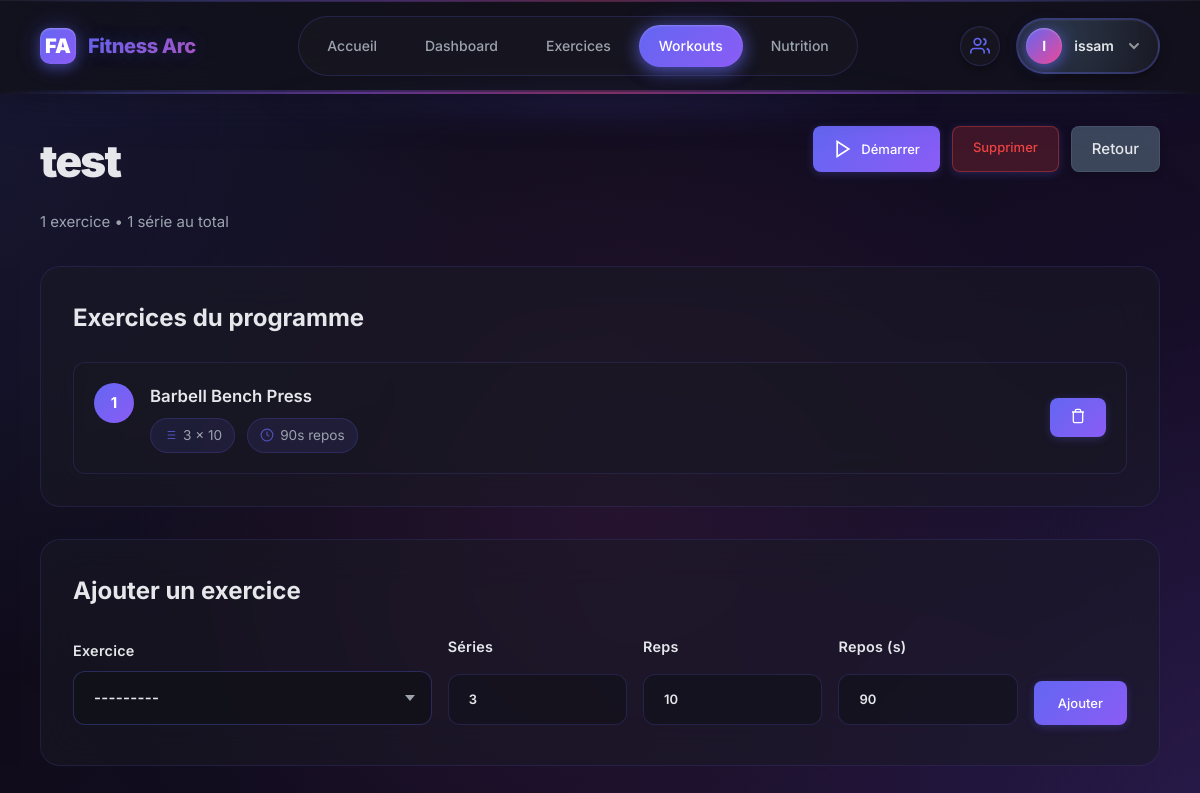
The page /workouts/templates/9005/ (signed in) on the database its author committed.
### workouts/models.py (models this page shows, shortened)
class WorkoutTemplate(models.Model):
    owner = models.ForeignKey(User, on_delete=models.CASCADE, related_name="workout_templates")
    name = models.CharField(max_length=200)
    is_public = models.BooleanField(default=False)
    created_at = models.DateTimeField(auto_now_add=True)

class TemplateItem(models.Model):
    template = models.ForeignKey(WorkoutTemplate, on_delete=models.CASCADE, related_name="items")
    exercise = models.ForeignKey(Exercise, on_delete=models.CASCADE)
    order = models.PositiveIntegerField(default=0)
    sets = models.PositiveIntegerField(default=3)
    reps = models.PositiveIntegerField(default=10)
    rest_seconds = models.PositiveIntegerField(default=90)
    notes = models.TextField(blank=True)
    class Meta: ordering = ["order"]

class Exercise(models.Model):
    MUSCLE = [
        ("chest","Pecs"), ("back","Dos"), ("legs","Jambes"),
        ("shoulders","Épaules"), ("arms","Bras"), ("core","Abdos"), ("fullbody","Corps complet")
    ]
    EQUIP = [("barbell","Barre"),("dumbbell","Haltères"),
             ("machine","Machine"),("cable","Poulie"),("bodyweight","Poids du corps")]
    name = models.CharField(max_length=200, unique=True)
    slug = models.SlugField(unique=True)
    muscle_group = models.CharField(max_length=20, choices=MUSCLE)
    equipment = models.CharField(max_length=20, choices=EQUIP)
    difficulty = models.PositiveSmallIntegerField(default=3)
    description = models.TextField(blank=True)
    image = models.ImageField(upload_to='exercises/', blank=True, null=True, help_text="Image de démonstration")
    def __str__(self): return self.name

### workouts/views.py (the view)
# urls.py: path("templates/<int:pk>/", views.template_detail, name="template_detail"),
@login_required
def template_detail(request, pk):
    tpl = get_object_or_404(WorkoutTemplate, pk=pk)
    is_owner = tpl.owner == request.user
    if request.method == "POST":
        if not is_owner:
            messages.error(request, "Vous ne pouvez pas modifier un template public.")
            return redirect("workouts:template_detail", pk=tpl.pk)
        form = TemplateItemForm(request.POST)
        if form.is_valid():
            item = form.save(commit=False)
            item.template = tpl
            last = tpl.items.aggregate(m=Max("order"))["m"] or 0
            item.order = last + 1
            item.save()
            messages.success(request, "Exercice ajouté au template.")
            return redirect("workouts:template_detail", pk=tpl.pk)
    else:
        form = TemplateItemForm()
    ctx = {
        "template": tpl,
        "form": form,
        "items": tpl.items.select_related("exercise"),
        "is_owner": is_owner
    }
    return render(request, "workouts/template_detail.html", ctx)

### workouts/forms.py
class TemplateItemForm(forms.ModelForm):
    class Meta:
        model = TemplateItem
        fields = ["exercise", "sets", "reps", "rest_seconds"]
        widgets = {
            "sets": forms.NumberInput(attrs={"min": 1}),
            "reps": forms.NumberInput(attrs={"min": 1}),
            "rest_seconds": forms.NumberInput(attrs={"min": 0}),
        }
    def __init__(self, *args, **kwargs):
        super().__init__(*args, **kwargs)
        self.fields["exercise"].queryset = Exercise.objects.all().order_by("name")

### accounts/context_processors.py (called while the page is built)
def friends_requests_count(request):
    if request.user.is_authenticated:
        count = Friendship.objects.filter(to_user=request.user, status='pending').count()
        return {'pending_requests_count': count}
    return {'pending_requests_count': 0}

### workouts/templates/workouts/template_detail.html (shortened to what this page needs)
{% extends "base.html" %}
{% block content %}
<div style="display:flex;justify-content:space-between;align-items:start;margin-bottom:2rem;flex-wrap:wrap;gap:1rem">
  <div>
    <div style="display:flex;align-items:center;gap:1rem;margin-bottom:0.75rem">
      <h1 style="margin:0">{{ template.name }}</h1>
    </div>
    <p style="color:var(--text-dim);margin:0">
      {{ items|length }} exercice{{ items|length|pluralize }} •
      {% with total_sets=items|length|add:"0" %}{{ total_sets }}{% endwith %} série{{ items|length|pluralize }} au total
    </p>
  </div>
  <div style="display:flex;gap:0.75rem;flex-wrap:wrap">
    <a href="{% url 'workouts:start_session' template.pk %}" class="btn" style="display:flex;align-items:center;gap:0.5rem">
      <svg width="20" height="20" viewBox="0 0 24 24" fill="none" stroke="currentColor" stroke-width="2">
        <polygon points="5 3 19 12 5 21 5 3"/>
      </svg>
      Démarrer
    </a>
    {% if is_owner %}
    <a href="{% url 'workouts:template_delete' template.pk %}" class="btn" style="background:rgba(239,68,68,0.2);border:1px solid rgba(239,68,68,0.4);color:var(--danger)">
      Supprimer
    </a>
    {% endif %}
    <a href="{% url 'workouts:template_list' %}" class="btn-secondary">
      Retour
    </a>
  </div>
</div>
<div class="card">
  <h3 style="margin:0 0 1.5rem">Exercices du programme</h3>
  {% if items %}
  <div style="display:flex;flex-direction:column;gap:1rem">
    {% for it in items %}
    <div class="exercise-item">
      <div class="exercise-order">{{ it.order }}</div>
      <div class="exercise-content">
        <div class="exercise-header">
          <h4 style="margin:0;font-size:1.05rem;font-weight:600">{{ it.exercise.name }}</h4>
          <div class="exercise-params">
            <span class="param-badge">
              <svg width="14" height="14" viewBox="0 0 24 24" fill="none" stroke="currentColor" stroke-width="2">
                <path d="M8 6h13M8 12h13M8 18h13M3 6h.01M3 12h.01M3 18h.01"/>
              </svg>
              {{ it.sets }} × {{ it.reps }}
            </span>
            <span class="param-badge">
              <svg width="14" height="14" viewBox="0 0 24 24" fill="none" stroke="currentColor" stroke-width="2">
                <circle cx="12" cy="12" r="10"/>
                <polyline points="12 6 12 12 16 14"/>
              </svg>
              {{ it.rest_seconds }}s repos
            </span>
          </div>
        </div>
        {% if is_owner %}
        <form method="post" action="{% url 'workouts:template_item_delete' template.pk it.pk %}" style="margin:0">
          <button type="submit" class="delete-btn" title="Supprimer">
            <svg width="16" height="16" viewBox="0 0 24 24" fill="none" stroke="currentColor" stroke-width="2">
              <polyline points="3 6 5 6 21 6"/>
              <path d="M19 6v14a2 2 0 0 1-2 2H7a2 2 0 0 1-2-2V6m3 0V4a2 2 0 0 1 2-2h4a2 2 0 0 1 2 2v2"/>
            </svg>
          </button>
        </form>
        {% endif %}
      </div>
    </div>
    {% endfor %}
  </div>
  {% else %}
  <div style="text-align:center;padding:2rem;background:rgba(99,102,241,0.05);border:1px dashed rgba(99,102,241,0.3);border-radius:12px">
    <p style="color:var(--text-dim);margin:0">Aucun exercice dans ce programme</p>
  </div>
  {% endif %}
</div>
{% if is_owner %}
<div class="card" style="margin-top:2rem">
  <h3 style="margin:0 0 1.5rem">Ajouter un exercice</h3>
  <form method="post" id="addItemForm">
    <div style="display:grid;grid-template-columns:2fr repeat(3,1fr) auto;gap:1rem;align-items:end">
      <label style="margin:0">
        <span style="display:block;margin-bottom:0.5rem;font-size:0.9rem;font-weight:600">Exercice</span>
        <div class="custom-select" data-searchable>
        </div>
      </label>
      <label style="margin:0">
        <span style="display:block;margin-bottom:0.5rem;font-size:0.9rem;font-weight:600">Séries</span>
        {{ form.sets }}
      </label>
      <label style="margin:0">
        <span style="display:block;margin-bottom:0.5rem;font-size:0.9rem;font-weight:600">Reps</span>
        {{ form.reps }}
      </label>
      <label style="margin:0">
        <span style="display:block;margin-bottom:0.5rem;font-size:0.9rem;font-weight:600">Repos (s)</span>
        {{ form.rest_seconds }}
      </label>
      <button class="btn" type="submit" style="padding:0.875rem 1.5rem;margin-bottom:0.5rem">
        Ajouter
      </button>
    </div>
  </form>
</div>
{% endif %}
{% endblock %}

### templates/base.html (shortened to what this page needs)
<!doctype html>
<html lang="fr">
<head>
</head>
<body>
<header>
  <nav>
    <div class="nav-brand">
      <div class="nav-brand-logo">FA</div>
      <div class="nav-brand-text">Fitness Arc</div>
    </div>
    <div class="nav-center">
      <a href="{% url 'common:index' %}" {% if request.resolver_match.url_name == 'index' and request.resolver_match.namespace == 'common' %}class="active"{% endif %}>Accueil</a>
      {% if user.is_authenticated %}
        <a href="{% url 'dashboard:index' %}" {% if request.resolver_match.namespace == 'dashboard' %}class="active"{% endif %}>Dashboard</a>
      {% endif %}
      <a href="{% url 'workouts:exercise_list' %}" {% if request.resolver_match.url_name == 'exercise_list' %}class="active"{% endif %}>Exercices</a>
      <a href="{% url 'workouts:template_list' %}" {% if request.resolver_match.url_name == 'template_list' or request.resolver_match.url_name == 'template_detail' %}class="active"{% endif %}>Workouts</a>
      <a href="{% url 'nutrition_today' %}" {% if 'nutrition' in request.path %}class="active"{% endif %}>Nutrition</a>
    </div>
    <div class="nav-right">
      {% if user.is_authenticated %}
        <div class="nav-friends-icon" style="position:relative">
          <a href="{% url 'accounts:friends_list' %}" style="display:flex;align-items:center;justify-content:center;width:40px;height:40px;border-radius:50%;background:rgba(26,26,36,0.6);border:1px solid rgba(99,102,241,0.2);transition:all 0.2s;text-decoration:none">
            <svg width="20" height="20" viewBox="0 0 24 24" fill="none" stroke="currentColor" stroke-width="2" style="color:var(--primary)">
              <path d="M17 21v-2a4 4 0 0 0-4-4H5a4 4 0 0 0-4 4v2"/>
              <circle cx="9" cy="7" r="4"/>
              <path d="M23 21v-2a4 4 0 0 0-3-3.87"/>
              <path d="M16 3.13a4 4 0 0 1 0 7.75"/>
            </svg>
          </a>
        </div>
        <div class="nav-user-dropdown">
          <div class="nav-user">
            <div class="nav-avatar">{{ user.username.0|upper }}</div>
            <span class="nav-username">{{ user.username }}</span>
            <svg width="16" height="16" viewBox="0 0 16 16" fill="none" style="opacity:0.6">
              <path d="M4 6L8 10L12 6" stroke="currentColor" stroke-width="2" stroke-linecap="round"/>
            </svg>
          </div>
        </div>
      {% else %}
        <a href="{% url 'accounts:login' %}" class="btn">Connexion</a>
      {% endif %}
    </div>
  </nav>
</header>
<main class="container">
  {% block content %}{% endblock %}
</main>
</body>
</html>

### workouts/templates/workouts/template_detail.html (style rules this page uses)
.exercise-item { display:flex; gap:1rem; padding:1.25rem; background:rgba(26,26,36,0.4); border:1px solid rgba(99,102,241,0.15); border-radius:12px; transition:all 0.2s; }
.exercise-order { width:40px; height:40px; border-radius:50%; background:linear-gradient(135deg,var(--primary),var(--secondary)); display:flex; align-items:center; justify-content:center; font-weight:700; color:#fff; flex-shrink:0; }
.exercise-content { flex:1; display:flex; justify-content:space-between; align-items:center; gap:1rem; }
.exercise-header { flex:1; }
.exercise-params { display:flex; gap:0.75rem; margin-top:0.5rem; }
.param-badge { display:flex; align-items:center; gap:0.375rem; padding:0.375rem 0.75rem; background:rgba(99,102,241,0.1); border:1px solid rgba(99,102,241,0.2); border-radius:20px; font-size:0.85rem; color:var(--text-dim); }
.param-badge svg { color:var(--primary); opacity:0.7; }
.delete-btn { background:rgba(239,68,68,0.15); border:1px solid rgba(239,68,68,0.3); color:var(--danger); padding:0.5rem; border-radius:8px; cursor:pointer; transition:all 0.2s; display:flex; align-items:center; justify-content:center; }
.btn-secondary { background:rgba(71,85,105,0.8); color:var(--text); border:1px solid rgba(100,116,139,0.3); padding:0.625rem 1.25rem; border-radius:8px; text-decoration:none; font-weight:500; transition:all 0.2s; display:inline-block; }

### rows shown on the page
WorkoutTemplate: name "test"
TemplateItem: order "1", exercise.name "Barbell Bench Press", sets "3", reps "10", rest_seconds "90"

### other values the page prints
{{ user.username.0|upper }} "I"
{{ user.username }} "issam"
{{ items|length }} "1"
{{ total_sets }} "1"
